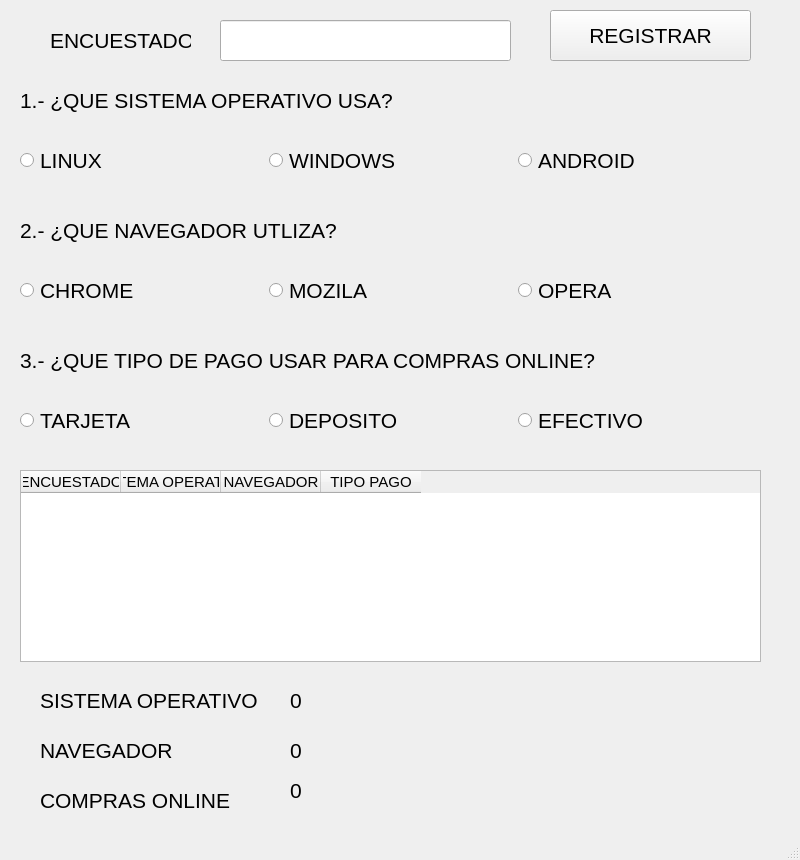
<?xml version="1.0" encoding="UTF-8"?>
<ui version="4.0">
 <class>MainWindow</class>
 <widget class="QMainWindow" name="MainWindow">
  <property name="geometry">
   <rect>
    <x>0</x>
    <y>0</y>
    <width>800</width>
    <height>860</height>
   </rect>
  </property>
  <property name="windowTitle">
   <string>MainWindow</string>
  </property>
  <widget class="QWidget" name="centralwidget">
   <widget class="QLineEdit" name="txtencuestado">
    <property name="geometry">
     <rect>
      <x>220</x>
      <y>20</y>
      <width>291</width>
      <height>41</height>
     </rect>
    </property>
    <property name="font">
     <font>
      <pointsize>16</pointsize>
     </font>
    </property>
   </widget>
   <widget class="QLabel" name="label">
    <property name="geometry">
     <rect>
      <x>50</x>
      <y>20</y>
      <width>141</width>
      <height>41</height>
     </rect>
    </property>
    <property name="font">
     <font>
      <pointsize>16</pointsize>
     </font>
    </property>
    <property name="text">
     <string>ENCUESTADO</string>
    </property>
   </widget>
   <widget class="QLabel" name="label_2">
    <property name="geometry">
     <rect>
      <x>20</x>
      <y>80</y>
      <width>401</width>
      <height>41</height>
     </rect>
    </property>
    <property name="font">
     <font>
      <pointsize>16</pointsize>
     </font>
    </property>
    <property name="text">
     <string>1.- ¿QUE SISTEMA OPERATIVO USA?</string>
    </property>
   </widget>
   <widget class="QWidget" name="horizontalLayoutWidget">
    <property name="geometry">
     <rect>
      <x>20</x>
      <y>130</y>
      <width>741</width>
      <height>61</height>
     </rect>
    </property>
    <layout class="QHBoxLayout" name="horizontalLayout">
     <item>
      <widget class="QRadioButton" name="rbtlinux">
       <property name="font">
        <font>
         <pointsize>16</pointsize>
        </font>
       </property>
       <property name="text">
        <string>LINUX</string>
       </property>
      </widget>
     </item>
     <item>
      <widget class="QRadioButton" name="rbtwindows">
       <property name="font">
        <font>
         <pointsize>16</pointsize>
        </font>
       </property>
       <property name="text">
        <string>WINDOWS</string>
       </property>
      </widget>
     </item>
     <item>
      <widget class="QRadioButton" name="rbtandroid">
       <property name="font">
        <font>
         <pointsize>16</pointsize>
        </font>
       </property>
       <property name="text">
        <string>ANDROID</string>
       </property>
      </widget>
     </item>
    </layout>
   </widget>
   <widget class="QLabel" name="label_3">
    <property name="geometry">
     <rect>
      <x>20</x>
      <y>210</y>
      <width>401</width>
      <height>41</height>
     </rect>
    </property>
    <property name="font">
     <font>
      <pointsize>16</pointsize>
     </font>
    </property>
    <property name="text">
     <string>2.- ¿QUE NAVEGADOR UTLIZA?</string>
    </property>
   </widget>
   <widget class="QWidget" name="horizontalLayoutWidget_2">
    <property name="geometry">
     <rect>
      <x>20</x>
      <y>260</y>
      <width>741</width>
      <height>61</height>
     </rect>
    </property>
    <layout class="QHBoxLayout" name="horizontalLayout_2">
     <item>
      <widget class="QRadioButton" name="rbtchrome">
       <property name="font">
        <font>
         <pointsize>16</pointsize>
        </font>
       </property>
       <property name="text">
        <string>CHROME</string>
       </property>
      </widget>
     </item>
     <item>
      <widget class="QRadioButton" name="rbtmozila">
       <property name="font">
        <font>
         <pointsize>16</pointsize>
        </font>
       </property>
       <property name="text">
        <string>MOZILA</string>
       </property>
      </widget>
     </item>
     <item>
      <widget class="QRadioButton" name="rbtopera">
       <property name="font">
        <font>
         <pointsize>16</pointsize>
        </font>
       </property>
       <property name="text">
        <string>OPERA</string>
       </property>
      </widget>
     </item>
    </layout>
   </widget>
   <widget class="QLabel" name="label_4">
    <property name="geometry">
     <rect>
      <x>20</x>
      <y>340</y>
      <width>581</width>
      <height>41</height>
     </rect>
    </property>
    <property name="font">
     <font>
      <pointsize>16</pointsize>
     </font>
    </property>
    <property name="text">
     <string>3.- ¿QUE TIPO DE PAGO USAR PARA COMPRAS ONLINE?</string>
    </property>
   </widget>
   <widget class="QWidget" name="horizontalLayoutWidget_3">
    <property name="geometry">
     <rect>
      <x>20</x>
      <y>390</y>
      <width>741</width>
      <height>61</height>
     </rect>
    </property>
    <layout class="QHBoxLayout" name="horizontalLayout_3">
     <item>
      <widget class="QRadioButton" name="rbttarjeta">
       <property name="font">
        <font>
         <pointsize>16</pointsize>
        </font>
       </property>
       <property name="text">
        <string>TARJETA</string>
       </property>
      </widget>
     </item>
     <item>
      <widget class="QRadioButton" name="rbtdeposito">
       <property name="font">
        <font>
         <pointsize>16</pointsize>
        </font>
       </property>
       <property name="text">
        <string>DEPOSITO</string>
       </property>
      </widget>
     </item>
     <item>
      <widget class="QRadioButton" name="rbtefectivo">
       <property name="font">
        <font>
         <pointsize>16</pointsize>
        </font>
       </property>
       <property name="text">
        <string>EFECTIVO</string>
       </property>
      </widget>
     </item>
    </layout>
   </widget>
   <widget class="QTableWidget" name="tbl1">
    <property name="geometry">
     <rect>
      <x>20</x>
      <y>470</y>
      <width>741</width>
      <height>192</height>
     </rect>
    </property>
    <property name="font">
     <font>
      <pointsize>11</pointsize>
     </font>
    </property>
    <column>
     <property name="text">
      <string>ENCUESTADO</string>
     </property>
    </column>
    <column>
     <property name="text">
      <string>SISTEMA OPERATIVO</string>
     </property>
    </column>
    <column>
     <property name="text">
      <string>NAVEGADOR</string>
     </property>
    </column>
    <column>
     <property name="text">
      <string>TIPO PAGO</string>
     </property>
    </column>
   </widget>
   <widget class="QLabel" name="label_5">
    <property name="geometry">
     <rect>
      <x>40</x>
      <y>680</y>
      <width>221</width>
      <height>41</height>
     </rect>
    </property>
    <property name="font">
     <font>
      <pointsize>16</pointsize>
     </font>
    </property>
    <property name="text">
     <string>SISTEMA OPERATIVO</string>
    </property>
   </widget>
   <widget class="QLabel" name="label_6">
    <property name="geometry">
     <rect>
      <x>40</x>
      <y>730</y>
      <width>221</width>
      <height>41</height>
     </rect>
    </property>
    <property name="font">
     <font>
      <pointsize>16</pointsize>
     </font>
    </property>
    <property name="text">
     <string>NAVEGADOR</string>
    </property>
   </widget>
   <widget class="QLabel" name="label_7">
    <property name="geometry">
     <rect>
      <x>40</x>
      <y>780</y>
      <width>221</width>
      <height>41</height>
     </rect>
    </property>
    <property name="font">
     <font>
      <pointsize>16</pointsize>
     </font>
    </property>
    <property name="text">
     <string>COMPRAS ONLINE</string>
    </property>
   </widget>
   <widget class="QLabel" name="lblsistema">
    <property name="geometry">
     <rect>
      <x>290</x>
      <y>680</y>
      <width>481</width>
      <height>41</height>
     </rect>
    </property>
    <property name="font">
     <font>
      <pointsize>16</pointsize>
     </font>
    </property>
    <property name="text">
     <string>0</string>
    </property>
   </widget>
   <widget class="QLabel" name="lblnavegador">
    <property name="geometry">
     <rect>
      <x>290</x>
      <y>730</y>
      <width>471</width>
      <height>41</height>
     </rect>
    </property>
    <property name="font">
     <font>
      <pointsize>16</pointsize>
     </font>
    </property>
    <property name="text">
     <string>0</string>
    </property>
   </widget>
   <widget class="QLabel" name="lblcompras">
    <property name="geometry">
     <rect>
      <x>290</x>
      <y>770</y>
      <width>461</width>
      <height>41</height>
     </rect>
    </property>
    <property name="font">
     <font>
      <pointsize>16</pointsize>
     </font>
    </property>
    <property name="text">
     <string>0</string>
    </property>
   </widget>
   <widget class="QPushButton" name="btnregistrar">
    <property name="geometry">
     <rect>
      <x>550</x>
      <y>10</y>
      <width>201</width>
      <height>51</height>
     </rect>
    </property>
    <property name="font">
     <font>
      <pointsize>16</pointsize>
     </font>
    </property>
    <property name="text">
     <string>REGISTRAR</string>
    </property>
   </widget>
  </widget>
  <widget class="QMenuBar" name="menubar">
   <property name="geometry">
    <rect>
     <x>0</x>
     <y>0</y>
     <width>800</width>
     <height>21</height>
    </rect>
   </property>
  </widget>
  <widget class="QStatusBar" name="statusbar"/>
 </widget>
 <resources/>
 <connections/>
</ui>
